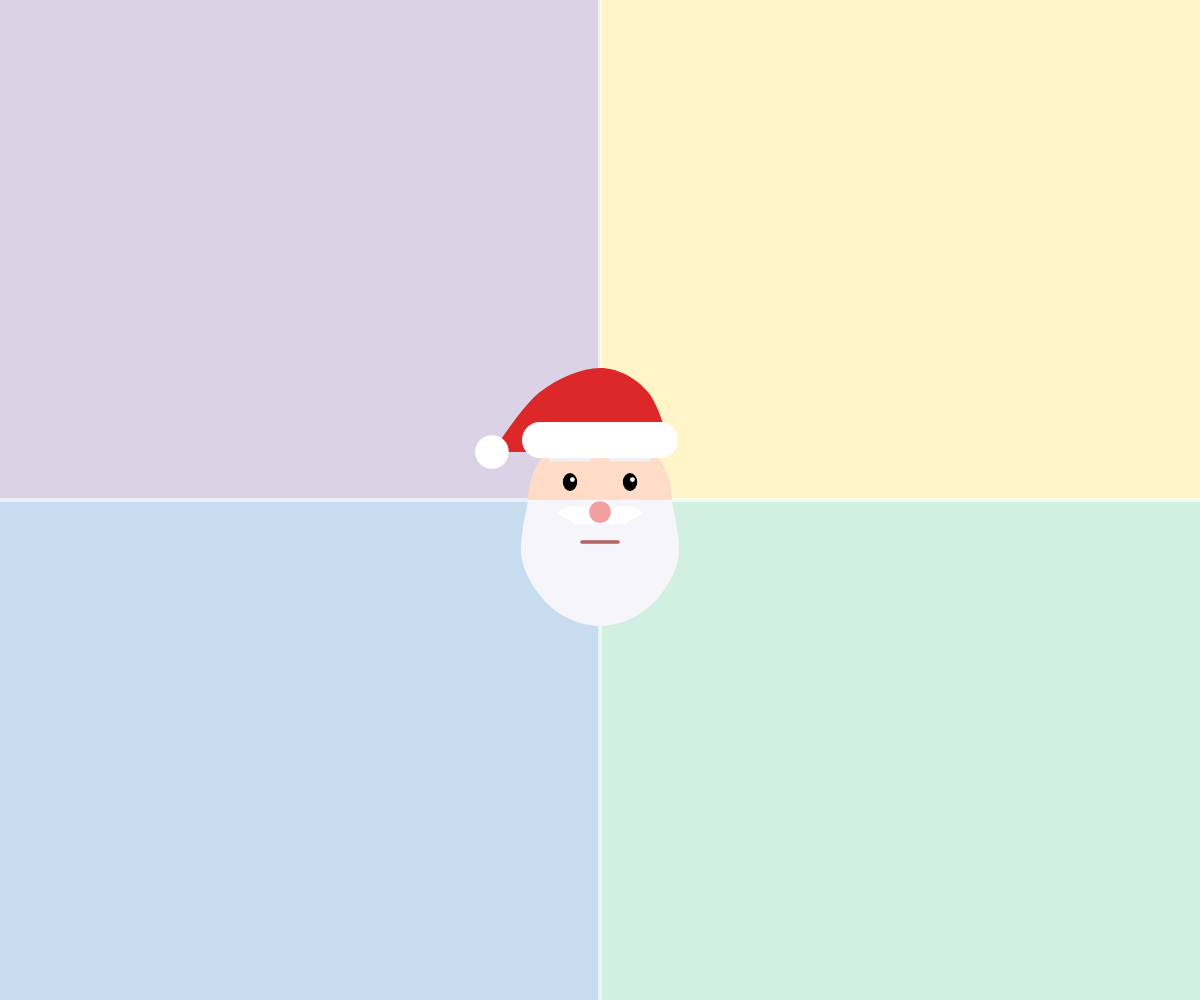
Frame 1 (no input)
Frame 60 (no input): identical to frame 1, image omitted
Frame 120 (the mouse pressed at the canvas centre since frame 60): identical to frame 1, image omitted

The p5.js sketch that drew this single still picture (run headless with seeded random() and noise() and a simulated clock; from frame 60 on, the mouse is pressed at the canvas centre):

// p5.js sketch
// ── sketch.js
//In this part, I drew Santa Claus's face and 
//made it move along with the mouse. 
//In addition, I made a simple drawing of the four quadrants representing emotions.

let santaX = 0;
let santaY = 0;

function setup() {
  createCanvas(windowWidth, windowHeight);
  rectMode(CENTER); 
  
  santaX = width / 2;// Initialize Santa's position to the center of the canvas
  santaY = height / 2;
}

function draw() {
  drawBackground();
  handleInteraction();
  drawSanta();
}


function handleInteraction() {
   if (mouseIsPressed) {// When click and drag, santa follows your mouse
    santaX = mouseX;
    santaY = mouseY;
   }
}

function drawBackground() {
  noStroke();
  let cx = width / 2;
  let cy = height / 2;

  // four grid background colors
  fill(220, 210, 230); rect(cx/2, cy/2, cx, cy);         // top left corner
  fill(255, 245, 200); rect(cx + cx/2, cy/2, cx, cy);    // top right corner
  fill(200, 220, 240); rect(cx/2, cy + cy/2, cx, cy);    // lower left corner
  fill(210, 240, 225); rect(cx + cx/2, cy + cy/2, cx, cy); // lower left corner

  // draw the dividing line
  stroke(255, 150);
  strokeWeight(4);
  line(cx, 0, cx, height);
  line(0, cy, width, cy);
}

 //start drawing santa
function drawSanta() {
 push();
 translate(santaX, santaY); 
 scale(1.2); 

 //draw the hat
 fill(220, 40, 40);
 noStroke();

 beginShape();
 curveVertex(60, -40); 
 curveVertex(60, -40);  // the starting point at the lower right corner
 curveVertex(40, -90);  // turn up on the right
 curveVertex(0, -110);  // The highest point of the hat
 curveVertex(-50, -90); // Bend upwards on the left
 curveVertex(-90, -40); // last point at the lower left corner
 curveVertex(-90, -40); 
 endShape();

 // The ball on the hat
 fill(255);
 ellipse(-90, -40, 28, 28);

 //draw the face
 fill(255, 220, 200);
 noStroke();
 ellipse(0, 0, 120, 120);

 //draw the full beard beneath the face
 fill(245, 245, 250);
 noStroke();

 beginShape();
 curveVertex(-60, 0);   
 curveVertex(-60, 0);  
 curveVertex(-65, 50); 
 curveVertex(-40, 90); 
 curveVertex(0, 105); 
 curveVertex(40, 90);  
 curveVertex(65, 50);   
 curveVertex(60, 0);   
 curveVertex(60, 0);     
 endShape();

 // The small whiskers on both sides of the nose
 fill(255);
 arc(-20, 20, 40, 30, PI + 0.5, 0); //left one
 arc(20, 20, 40, 30, PI, -0.5);     // right one

 // draw eyes
 fill(0);
 ellipse(-25, -15, 12, 15); // left eye
 ellipse(25, -15, 12, 15); // right eye

 // highlight inside eyes
 fill(255);
 ellipse(-23, -17, 4, 4);
 ellipse(27, -17, 4, 4);

 //draw eyebrows
 noFill();
 stroke(240);
 strokeWeight(6);
 line(-40, -35, -10, -35); 
 line(10, -35, 40, -35); 

 // draw mouth
 stroke(180, 100, 100);
 strokeWeight(3);
 line(-15, 35, 15, 35);

 //the thick white brim of the hat
 fill(255);
 noStroke();
 rect(0, -50, 130, 30, 15); 

 //draw nose
 fill(240, 160, 160);
 ellipse(0, 10, 18, 18);

 pop();
}
